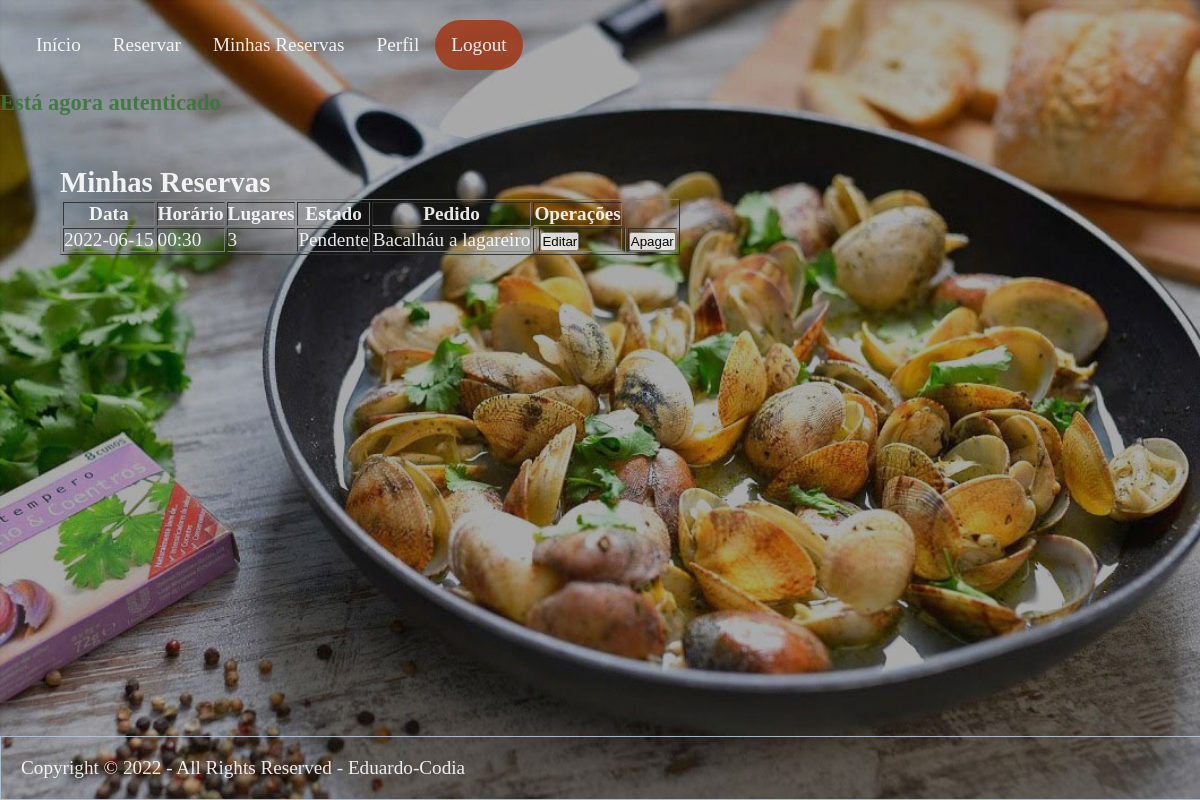
Screenshot of /paginas/minhas_res.php (signed in) with the database file from the repository.
### tables this page shows
CREATE TABLE `reserva` (
  `id` int(11) UNSIGNED NOT NULL,
  `lugares` int(11) NOT NULL,
  `hora` varchar(255) DEFAULT NULL,
  `data` varchar(255) DEFAULT NULL,
  `pedido` varchar(255) DEFAULT NULL,
  `estado` varchar(64) NOT NULL,
  `user_id` int(11) NOT NULL
);

### paginas/funcoes.php (the view, shortened to what this page needs)
<?php
function mostrarResCliente(){
	global $db;
	$id_utilizador = $_SESSION['id_utilizador'];
	$query = "SELECT * FROM reserva WHERE user_id = '$id_utilizador'";
	$resultados = mysqli_query($db, $query);
	$count = mysqli_num_rows($resultados);
	if($count == 0){
		echo "<div>Não há reservas</div>";
	}
	else{
		echo "<table border='1'>";
		echo "<tr>";
		echo "<th>Data</th>";
		echo "<th>Horário</th>";
		echo "<th>Lugares</th>";
		echo "<th>Estado</th>";
		echo "<th>Pedido</th>";
		echo "<th colspan='2' align='center'>Operações</th>";
		echo "</tr>";
		while($linha = mysqli_fetch_array($resultados)){
			echo "<tr>";
			echo "<td>".$linha['data']."</td><td>".$linha['hora']."</td><td>".$linha['lugares']."</td><td>".$linha['estado']."</td><td>".$linha['pedido']."</td>";
			echo "<form action='editar_res.php' method='post'>";
			echo "<td><input type='hidden' name='edit_id' value='".$linha['id']."'></td>";
			echo "<td><input type='submit' name='ed_btt' value='Editar'></td>";
			echo "</form>";
			echo "<form action='apagar_res.php' method='post'>";
			echo "<td><input type='hidden' name='remover_id' value='".$linha['id']."'></td>";
			echo "<td><input type='submit' name='delete_btn' value='Apagar'></td>";
			echo "</form>";
			echo "</tr>";
		}
		echo" </table>";
	}
}
function clienteMenu(){
	echo "<ul>";
	echo "<li><a href='cliente_index.php'>Início</a></li>";
	echo "<li><a href='reservar.php'>Reservar</a></li>";
	echo "<li><a href='minhas_res.php'>Minhas Reservas</a></li>";
	echo "<li><a href='perfil.php'>Perfil</a></li>";
	echo "<li><a href='logout.php' style='float:right' class='active'>Logout</a></li>";
	echo "</ul>";
}
function rodape(){
	echo "<footer>";
	echo "<p>Copyright &copy; 2022 - All Rights Reserved - Eduardo-Codia</p>";
	echo "</footer>";
}

### paginas/style.css (style rules this page uses)
* { margin: 0px; padding: 0px; }
body { font-size: 120%; background-color: #000000; background-image: url("fundo1.jpg"); background-repeat: no-repeat; background-size: cover; opacity: 0.9; }
form { width: 40%; padding: 20px; }
.header ul { list-style-type: none; margin: 0; padding: 0; overflow: hidden; }
.header li { float: left; display: inline; font-family: Georgia, 'Times New Roman', Times, serif; }
.header li a { display: block; color: rgb(255, 255, 255); text-align: center; padding: 14px 16px; text-decoration: none; }
.header .active { background-color: rgb(160, 60, 29); border-radius: 50px; }

### rows the page displays
reserva: data "2022-06-15", hora "00:30", lugares "3", estado "Pendente", pedido "Bacalháu a lagareiro"

### other values shown
$_SESSION['sucesso'] "Está agora autenticado"
